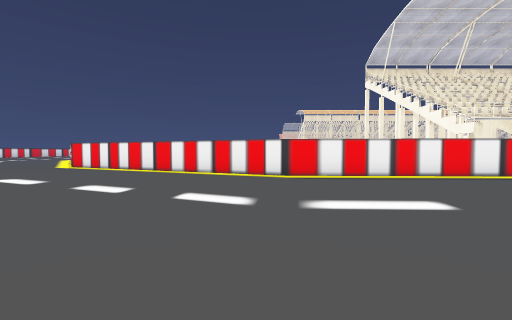
view 1 (above)

19 first-person views from a walk through a scene from a Unity 3-D project. The camera is 1.3 m above the floor, tilts 2° down and sees 90° across. The floor is counted in squares, 2 m on a side. Each view is taken from the middle of a square. On the plan, view 1 faces up. The plan holds only what a view shows up to about 9 squares ahead; the rest is blank. The place goes on beyond the plan. Some surface patterns are stand-ins.

view 2
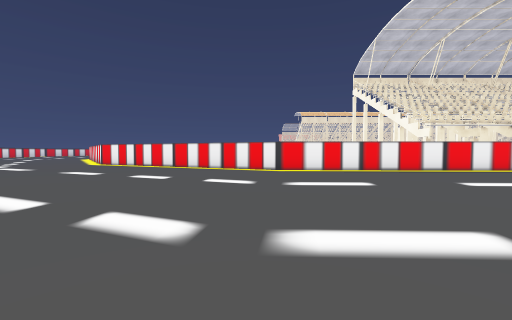

view 3
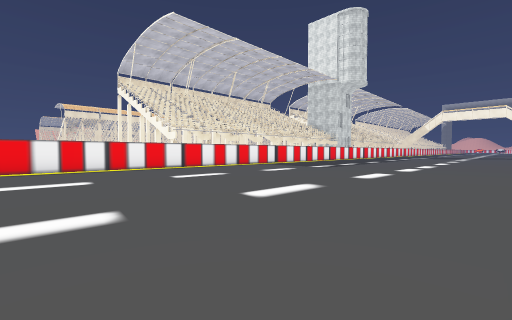

view 4
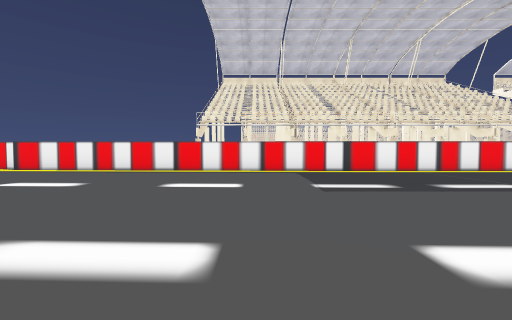

view 5
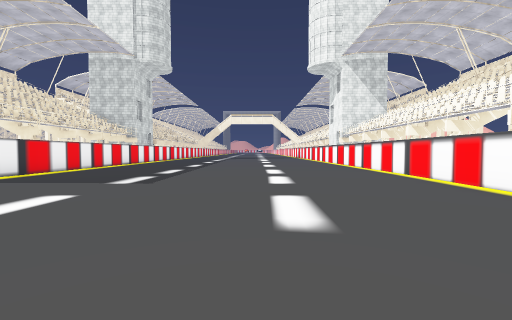

view 6
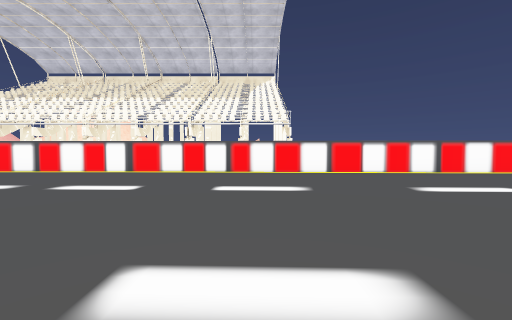

view 7
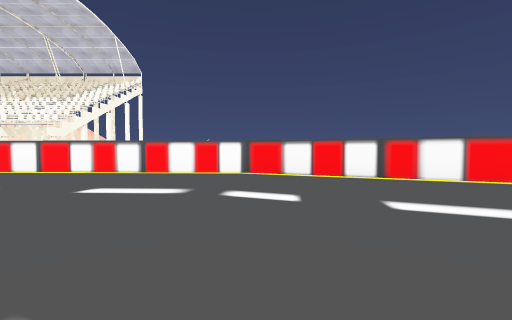

view 8
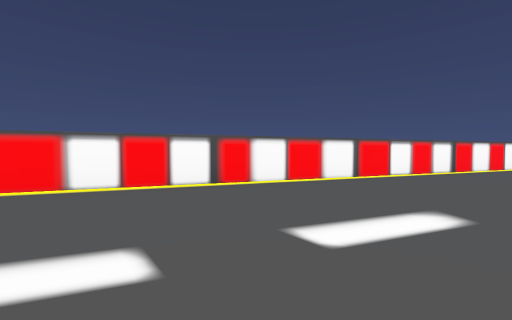

view 9
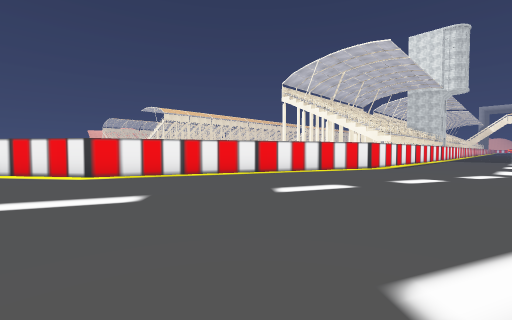

view 10
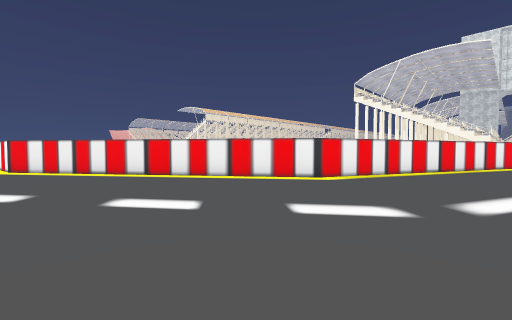

view 11
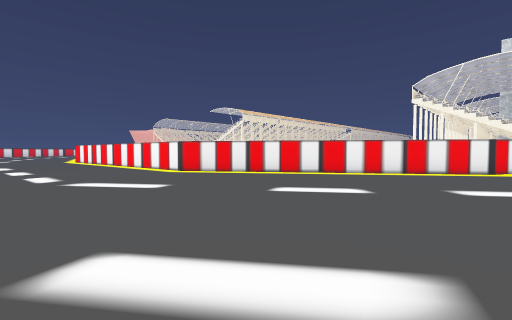

view 12
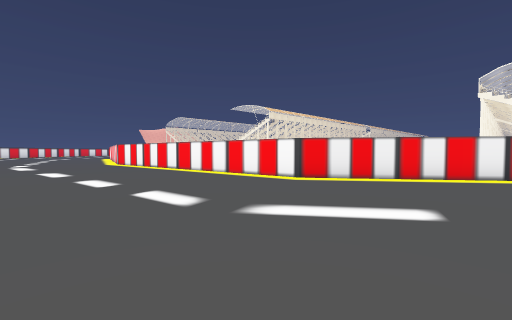

view 13
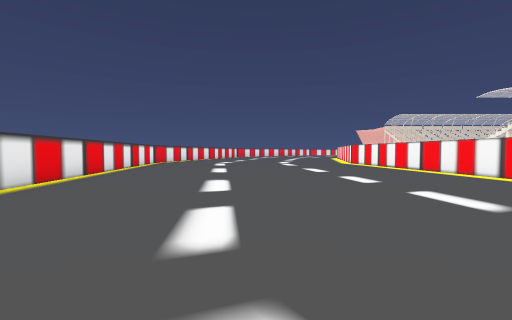

view 14
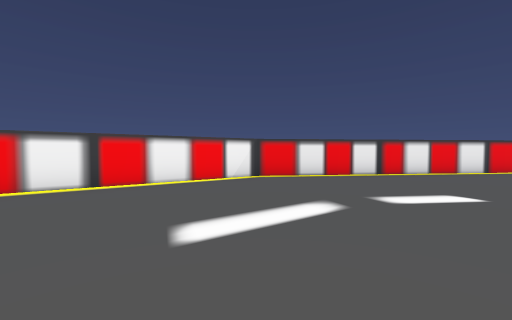

view 15
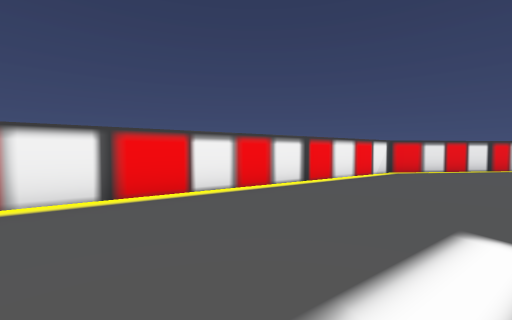

view 16
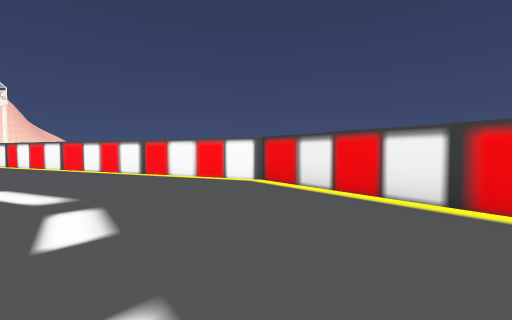

view 17
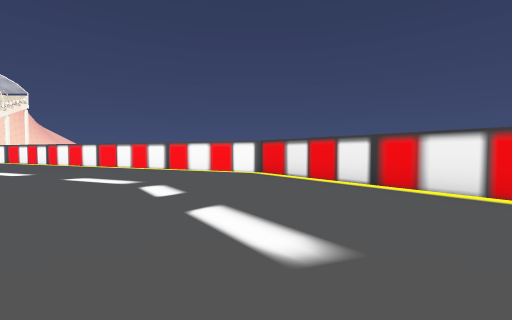

view 18
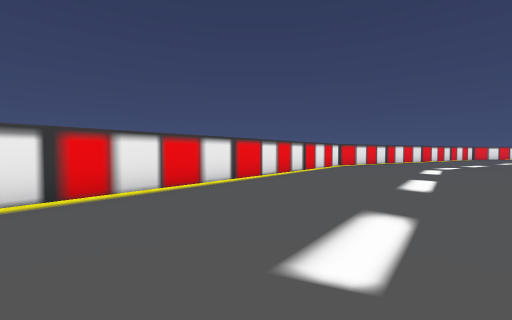

view 19
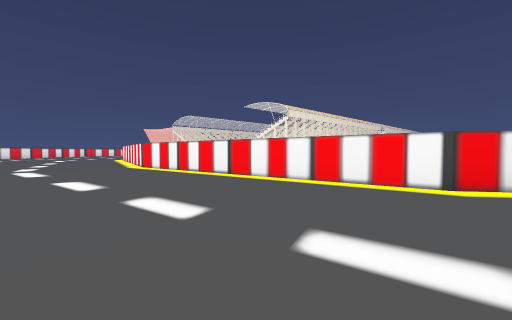

### Floor plan
Points are (right, up) in squares from view 1. A wall is a line through its corners. A room is listed if a view was taken in it or the views show most of it. See-through windows are left out.
Room 1 (views 1, 2, 3, 4, 5, 6, 7, 8, 9, 10, 11, 12, 13, 14, 15, 16, 17, 18, 19)
walls: (14.6, 6.3) (0.8, 6.7) (-7.5, 10.3) (-12.8, 17.7) (-13.4, 22.6); (-23.8, 22.5) (-22.7, 14) (-14.1, 2.2) (-0.7, -3.7) (14.5, -4.3)

Where each view was taken, in squares from view 1:
view 1: 0 up, 0 right, facing up
view 2: 2 down, 0 right, facing up
view 3: 3 down, 1 right, facing up-right
view 4: 2 down, 9 right, facing up
view 5: 0 up, 5 right, facing right
view 6: 4 up, 8 right, facing down
view 7: 4 up, 1 left, facing down
view 8: 2 up, 1 left, facing down-left
view 9: 3 up, 9 left, facing up-right
view 10: 7 up, 13 left, facing up-right
view 11: 10 up, 17 left, facing up-right
view 12: 14 up, 18 left, facing up-right
view 13: 14 up, 19 left, facing up
view 14: 14 up, 16 left, facing left
view 15: 10 up, 15 left, facing left
view 16: 8 up, 14 left, facing down
view 17: 10 up, 14 left, facing down
view 18: 17 up, 19 left, facing up-left
view 19: 17 up, 18 left, facing up-right
